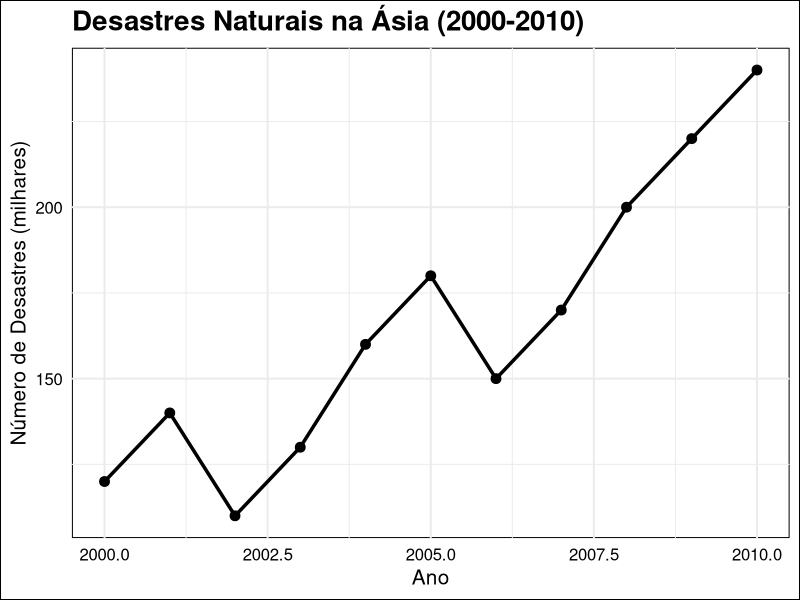

Here is the R script that generated this plot:
# Carregar as bibliotecas necessárias
library(ggplot2)

# Dados hipotéticos sobre desastres naturais na Ásia entre 2000 e 2010 (em milhares)
anos <- c(2000, 2001, 2002, 2003, 2004, 2005, 2006, 2007, 2008, 2009, 2010)
desastres <- c(120, 140, 110, 130, 160, 180, 150, 170, 200, 220, 240)  # Exemplo de desastres naturais

# Dados de países asiáticos (exemplo)
paises <- c("China", "Índia", "Indonésia", "Japão", "Filipinas", "Bangladesh", "Paquistão", "Nepal", "Sri Lanka", "Vietnã")

# Criando o dataframe
dados <- data.frame(anos, desastres, paises = rep(paises, length.out = length(anos)))

# Criar o gráfico
grafico <- ggplot(dados, aes(x = anos, y = desastres)) +
  geom_line(color = "black", size = 1.2) +  # Linha preta
  geom_point(color = "black", size = 3) +    # Pontos pretos
  theme_minimal(base_size = 15) +            # Tema minimalista
  theme(
    plot.background = element_rect(fill = "white"),  # Fundo branco
    panel.background = element_rect(fill = "white"), # Fundo do gráfico branco
    plot.title = element_text(color = "black", size = 20, face = "bold"),  # Título em preto
    axis.title = element_text(color = "black", size = 15),  # Títulos dos eixos em preto
    axis.text = element_text(color = "black", size = 12)    # Textos dos eixos em preto
  ) +
  labs(
    title = "Desastres Naturais na Ásia (2000-2010)",
    x = "Ano",
    y = "Número de Desastres (milhares)"
  )

# Exibir o gráfico
print(grafico)
